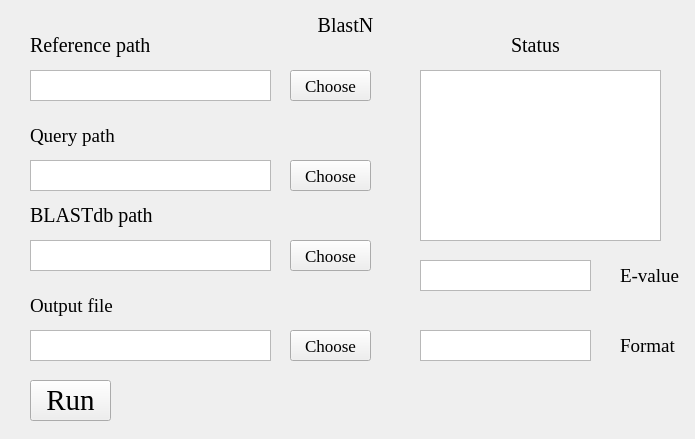
<?xml version="1.0" encoding="UTF-8"?>
<ui version="4.0">
 <class>Form</class>
 <widget class="QWidget" name="Form">
  <property name="geometry">
   <rect>
    <x>0</x>
    <y>0</y>
    <width>695</width>
    <height>439</height>
   </rect>
  </property>
  <property name="windowTitle">
   <string>Form</string>
  </property>
  <property name="styleSheet">
   <string notr="true">background-image: url(D:/Documents/Desktop/bb.png)</string>
  </property>
  <widget class="QLabel" name="label">
   <property name="geometry">
    <rect>
     <x>280</x>
     <y>10</y>
     <width>131</width>
     <height>31</height>
    </rect>
   </property>
   <property name="font">
    <font>
     <family>Times New Roman</family>
     <pointsize>15</pointsize>
    </font>
   </property>
   <property name="text">
    <string>BlastN</string>
   </property>
   <property name="alignment">
    <set>Qt::AlignCenter</set>
   </property>
  </widget>
  <widget class="QLabel" name="label_2">
   <property name="geometry">
    <rect>
     <x>30</x>
     <y>30</y>
     <width>161</width>
     <height>31</height>
    </rect>
   </property>
   <property name="font">
    <font>
     <family>Times New Roman</family>
     <pointsize>15</pointsize>
    </font>
   </property>
   <property name="text">
    <string>Reference path</string>
   </property>
   <property name="alignment">
    <set>Qt::AlignLeading|Qt::AlignLeft|Qt::AlignVCenter</set>
   </property>
  </widget>
  <widget class="QTextBrowser" name="textBrowser">
   <property name="geometry">
    <rect>
     <x>420</x>
     <y>70</y>
     <width>241</width>
     <height>171</height>
    </rect>
   </property>
   <property name="styleSheet">
    <string notr="true">background-image: url(D:/Documents/Desktop/white.png)</string>
   </property>
  </widget>
  <widget class="QLabel" name="label_4">
   <property name="geometry">
    <rect>
     <x>480</x>
     <y>30</y>
     <width>111</width>
     <height>31</height>
    </rect>
   </property>
   <property name="font">
    <font>
     <family>Times New Roman</family>
     <pointsize>15</pointsize>
    </font>
   </property>
   <property name="text">
    <string>Status</string>
   </property>
   <property name="alignment">
    <set>Qt::AlignCenter</set>
   </property>
  </widget>
  <widget class="QTextBrowser" name="textBrowser_2">
   <property name="geometry">
    <rect>
     <x>30</x>
     <y>70</y>
     <width>241</width>
     <height>31</height>
    </rect>
   </property>
   <property name="styleSheet">
    <string notr="true">background-image: url(D:/Documents/Desktop/white.png)</string>
   </property>
  </widget>
  <widget class="QTextBrowser" name="textBrowser_3">
   <property name="geometry">
    <rect>
     <x>30</x>
     <y>160</y>
     <width>241</width>
     <height>31</height>
    </rect>
   </property>
   <property name="styleSheet">
    <string notr="true">background-image: url(D:/Documents/Desktop/white.png)</string>
   </property>
  </widget>
  <widget class="QPushButton" name="pushButton">
   <property name="geometry">
    <rect>
     <x>30</x>
     <y>380</y>
     <width>81</width>
     <height>41</height>
    </rect>
   </property>
   <property name="font">
    <font>
     <family>Times New Roman</family>
     <pointsize>22</pointsize>
    </font>
   </property>
   <property name="styleSheet">
    <string notr="true">background-image: url(D:/Documents/Desktop/white.png)</string>
   </property>
   <property name="text">
    <string>Run</string>
   </property>
  </widget>
  <widget class="QLabel" name="label_5">
   <property name="geometry">
    <rect>
     <x>30</x>
     <y>290</y>
     <width>161</width>
     <height>31</height>
    </rect>
   </property>
   <property name="font">
    <font>
     <family>Times New Roman</family>
     <pointsize>14</pointsize>
    </font>
   </property>
   <property name="text">
    <string>Output file</string>
   </property>
   <property name="alignment">
    <set>Qt::AlignLeading|Qt::AlignLeft|Qt::AlignVCenter</set>
   </property>
  </widget>
  <widget class="QLabel" name="label_6">
   <property name="geometry">
    <rect>
     <x>30</x>
     <y>200</y>
     <width>161</width>
     <height>31</height>
    </rect>
   </property>
   <property name="font">
    <font>
     <family>Times New Roman</family>
     <pointsize>15</pointsize>
    </font>
   </property>
   <property name="text">
    <string>BLASTdb path</string>
   </property>
   <property name="alignment">
    <set>Qt::AlignLeading|Qt::AlignLeft|Qt::AlignVCenter</set>
   </property>
  </widget>
  <widget class="QTextBrowser" name="textBrowser_4">
   <property name="geometry">
    <rect>
     <x>30</x>
     <y>240</y>
     <width>241</width>
     <height>31</height>
    </rect>
   </property>
   <property name="styleSheet">
    <string notr="true">background-image: url(D:/Documents/Desktop/white.png)</string>
   </property>
  </widget>
  <widget class="QTextBrowser" name="textBrowser_5">
   <property name="geometry">
    <rect>
     <x>30</x>
     <y>330</y>
     <width>241</width>
     <height>31</height>
    </rect>
   </property>
   <property name="styleSheet">
    <string notr="true">background-image: url(D:/Documents/Desktop/white.png)</string>
   </property>
  </widget>
  <widget class="QLabel" name="label_7">
   <property name="geometry">
    <rect>
     <x>30</x>
     <y>120</y>
     <width>161</width>
     <height>31</height>
    </rect>
   </property>
   <property name="font">
    <font>
     <family>Times New Roman</family>
     <pointsize>14</pointsize>
    </font>
   </property>
   <property name="text">
    <string>Query path</string>
   </property>
   <property name="alignment">
    <set>Qt::AlignLeading|Qt::AlignLeft|Qt::AlignVCenter</set>
   </property>
  </widget>
  <widget class="QPushButton" name="pushButton_2">
   <property name="geometry">
    <rect>
     <x>290</x>
     <y>70</y>
     <width>81</width>
     <height>31</height>
    </rect>
   </property>
   <property name="font">
    <font>
     <family>Times New Roman</family>
     <pointsize>13</pointsize>
    </font>
   </property>
   <property name="text">
    <string>Choose</string>
   </property>
  </widget>
  <widget class="QPushButton" name="pushButton_3">
   <property name="geometry">
    <rect>
     <x>290</x>
     <y>160</y>
     <width>81</width>
     <height>31</height>
    </rect>
   </property>
   <property name="font">
    <font>
     <family>Times New Roman</family>
     <pointsize>13</pointsize>
    </font>
   </property>
   <property name="text">
    <string>Choose</string>
   </property>
  </widget>
  <widget class="QPushButton" name="pushButton_4">
   <property name="geometry">
    <rect>
     <x>290</x>
     <y>240</y>
     <width>81</width>
     <height>31</height>
    </rect>
   </property>
   <property name="font">
    <font>
     <family>Times New Roman</family>
     <pointsize>13</pointsize>
    </font>
   </property>
   <property name="text">
    <string>Choose</string>
   </property>
  </widget>
  <widget class="QPushButton" name="pushButton_5">
   <property name="geometry">
    <rect>
     <x>290</x>
     <y>330</y>
     <width>81</width>
     <height>31</height>
    </rect>
   </property>
   <property name="font">
    <font>
     <family>Times New Roman</family>
     <pointsize>13</pointsize>
    </font>
   </property>
   <property name="text">
    <string>Choose</string>
   </property>
  </widget>
  <widget class="QTextEdit" name="textEdit">
   <property name="geometry">
    <rect>
     <x>420</x>
     <y>260</y>
     <width>171</width>
     <height>31</height>
    </rect>
   </property>
   <property name="styleSheet">
    <string notr="true">background-image: url(D:/Documents/Desktop/white.png)</string>
   </property>
  </widget>
  <widget class="QLabel" name="label_8">
   <property name="geometry">
    <rect>
     <x>620</x>
     <y>260</y>
     <width>61</width>
     <height>31</height>
    </rect>
   </property>
   <property name="font">
    <font>
     <family>Times New Roman</family>
     <pointsize>14</pointsize>
    </font>
   </property>
   <property name="text">
    <string>E-value</string>
   </property>
   <property name="alignment">
    <set>Qt::AlignLeading|Qt::AlignLeft|Qt::AlignVCenter</set>
   </property>
  </widget>
  <widget class="QLabel" name="label_9">
   <property name="geometry">
    <rect>
     <x>620</x>
     <y>330</y>
     <width>61</width>
     <height>31</height>
    </rect>
   </property>
   <property name="font">
    <font>
     <family>Times New Roman</family>
     <pointsize>14</pointsize>
    </font>
   </property>
   <property name="text">
    <string>Format</string>
   </property>
   <property name="alignment">
    <set>Qt::AlignLeading|Qt::AlignLeft|Qt::AlignVCenter</set>
   </property>
  </widget>
  <widget class="QTextEdit" name="textEdit_2">
   <property name="geometry">
    <rect>
     <x>420</x>
     <y>330</y>
     <width>171</width>
     <height>31</height>
    </rect>
   </property>
   <property name="styleSheet">
    <string notr="true">background-image: url(D:/Documents/Desktop/white.png)</string>
   </property>
  </widget>
 </widget>
 <resources/>
 <connections/>
</ui>
